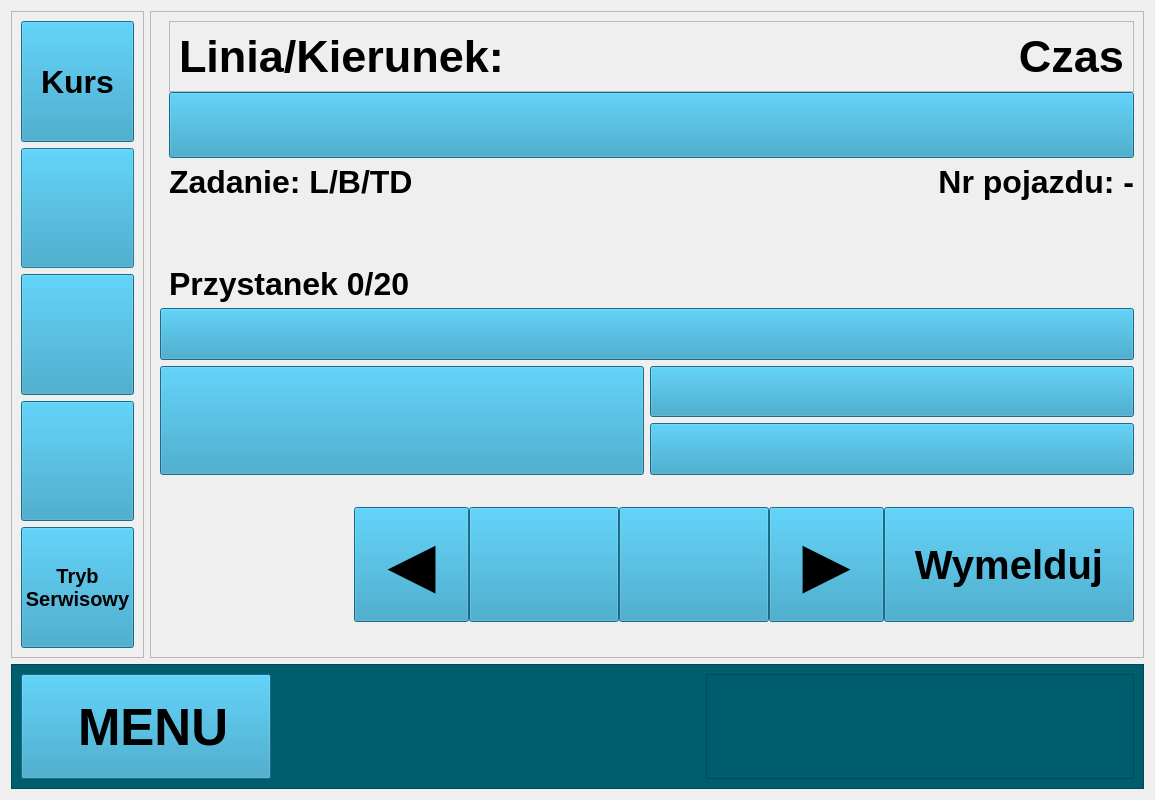
<?xml version="1.0" encoding="UTF-8"?>
<ui version="4.0">
 <class>Form</class>
 <widget class="QWidget" name="Form">
  <property name="geometry">
   <rect>
    <x>0</x>
    <y>0</y>
    <width>1155</width>
    <height>800</height>
   </rect>
  </property>
  <property name="windowTitle">
   <string>Form</string>
  </property>
  <layout class="QFormLayout" name="formLayout">
   <item row="1" column="0" colspan="2">
    <widget class="QFrame" name="frBottomBar">
     <property name="sizePolicy">
      <sizepolicy hsizetype="Expanding" vsizetype="Preferred">
       <horstretch>0</horstretch>
       <verstretch>0</verstretch>
      </sizepolicy>
     </property>
     <property name="minimumSize">
      <size>
       <width>0</width>
       <height>125</height>
      </size>
     </property>
     <property name="baseSize">
      <size>
       <width>0</width>
       <height>0</height>
      </size>
     </property>
     <property name="styleSheet">
      <string notr="true">background-color: rgb(0, 93, 110);</string>
     </property>
     <property name="frameShape">
      <enum>QFrame::Shape::StyledPanel</enum>
     </property>
     <property name="frameShadow">
      <enum>QFrame::Shadow::Raised</enum>
     </property>
     <layout class="QHBoxLayout" name="horizontalLayout">
      <item>
       <widget class="QPushButton" name="btMenu">
        <property name="sizePolicy">
         <sizepolicy hsizetype="Minimum" vsizetype="Preferred">
          <horstretch>0</horstretch>
          <verstretch>0</verstretch>
         </sizepolicy>
        </property>
        <property name="minimumSize">
         <size>
          <width>250</width>
          <height>0</height>
         </size>
        </property>
        <property name="font">
         <font>
          <pointsize>38</pointsize>
          <bold>true</bold>
         </font>
        </property>
        <property name="styleSheet">
         <string notr="true">background-color: rgb(37, 150, 190);</string>
        </property>
        <property name="text">
         <string> MENU</string>
        </property>
        <property name="icon">
         <iconset>
          <normaloff>img/menu.svg</normaloff>img/menu.svg</iconset>
        </property>
        <property name="iconSize">
         <size>
          <width>56</width>
          <height>56</height>
         </size>
        </property>
       </widget>
      </item>
      <item>
       <spacer name="horizontalSpacer">
        <property name="orientation">
         <enum>Qt::Orientation::Horizontal</enum>
        </property>
        <property name="sizeHint" stdset="0">
         <size>
          <width>10</width>
          <height>20</height>
         </size>
        </property>
       </spacer>
      </item>
      <item>
       <widget class="QFrame" name="frStatusIcons">
        <property name="sizePolicy">
         <sizepolicy hsizetype="Expanding" vsizetype="Preferred">
          <horstretch>0</horstretch>
          <verstretch>0</verstretch>
         </sizepolicy>
        </property>
        <property name="minimumSize">
         <size>
          <width>200</width>
          <height>0</height>
         </size>
        </property>
        <property name="frameShape">
         <enum>QFrame::Shape::StyledPanel</enum>
        </property>
        <property name="frameShadow">
         <enum>QFrame::Shadow::Raised</enum>
        </property>
       </widget>
      </item>
     </layout>
    </widget>
   </item>
   <item row="0" column="0">
    <widget class="QFrame" name="frLeftBar">
     <property name="sizePolicy">
      <sizepolicy hsizetype="Preferred" vsizetype="Expanding">
       <horstretch>0</horstretch>
       <verstretch>0</verstretch>
      </sizepolicy>
     </property>
     <property name="minimumSize">
      <size>
       <width>0</width>
       <height>0</height>
      </size>
     </property>
     <property name="frameShape">
      <enum>QFrame::Shape::StyledPanel</enum>
     </property>
     <property name="frameShadow">
      <enum>QFrame::Shadow::Raised</enum>
     </property>
     <layout class="QVBoxLayout" name="verticalLayout">
      <item>
       <widget class="QPushButton" name="btKurs">
        <property name="sizePolicy">
         <sizepolicy hsizetype="Expanding" vsizetype="Expanding">
          <horstretch>0</horstretch>
          <verstretch>0</verstretch>
         </sizepolicy>
        </property>
        <property name="minimumSize">
         <size>
          <width>0</width>
          <height>0</height>
         </size>
        </property>
        <property name="maximumSize">
         <size>
          <width>16777215</width>
          <height>16777215</height>
         </size>
        </property>
        <property name="font">
         <font>
          <pointsize>24</pointsize>
          <bold>true</bold>
         </font>
        </property>
        <property name="styleSheet">
         <string notr="true">background-color: rgb(37, 150, 190);</string>
        </property>
        <property name="text">
         <string>Kurs</string>
        </property>
        <property name="iconSize">
         <size>
          <width>64</width>
          <height>64</height>
         </size>
        </property>
       </widget>
      </item>
      <item>
       <widget class="QPushButton" name="btKas">
        <property name="enabled">
         <bool>false</bool>
        </property>
        <property name="sizePolicy">
         <sizepolicy hsizetype="Expanding" vsizetype="Expanding">
          <horstretch>0</horstretch>
          <verstretch>0</verstretch>
         </sizepolicy>
        </property>
        <property name="minimumSize">
         <size>
          <width>0</width>
          <height>0</height>
         </size>
        </property>
        <property name="maximumSize">
         <size>
          <width>16777215</width>
          <height>16777215</height>
         </size>
        </property>
        <property name="font">
         <font>
          <pointsize>24</pointsize>
          <bold>true</bold>
         </font>
        </property>
        <property name="styleSheet">
         <string notr="true">background-color: rgb(37, 150, 190);</string>
        </property>
        <property name="text">
         <string/>
        </property>
        <property name="icon">
         <iconset>
          <normaloff>img/kas.svg</normaloff>img/kas.svg</iconset>
        </property>
        <property name="iconSize">
         <size>
          <width>64</width>
          <height>64</height>
         </size>
        </property>
       </widget>
      </item>
      <item>
       <widget class="QPushButton" name="btCCTV">
        <property name="sizePolicy">
         <sizepolicy hsizetype="Expanding" vsizetype="Expanding">
          <horstretch>0</horstretch>
          <verstretch>0</verstretch>
         </sizepolicy>
        </property>
        <property name="minimumSize">
         <size>
          <width>0</width>
          <height>0</height>
         </size>
        </property>
        <property name="maximumSize">
         <size>
          <width>16777215</width>
          <height>16777215</height>
         </size>
        </property>
        <property name="font">
         <font>
          <pointsize>24</pointsize>
         </font>
        </property>
        <property name="styleSheet">
         <string notr="true">background-color: rgb(37, 150, 190);</string>
        </property>
        <property name="text">
         <string/>
        </property>
        <property name="icon">
         <iconset>
          <normaloff>img/cctv.svg</normaloff>img/cctv.svg</iconset>
        </property>
        <property name="iconSize">
         <size>
          <width>64</width>
          <height>64</height>
         </size>
        </property>
       </widget>
      </item>
      <item>
       <widget class="QPushButton" name="btVol">
        <property name="sizePolicy">
         <sizepolicy hsizetype="Expanding" vsizetype="Expanding">
          <horstretch>0</horstretch>
          <verstretch>0</verstretch>
         </sizepolicy>
        </property>
        <property name="minimumSize">
         <size>
          <width>0</width>
          <height>0</height>
         </size>
        </property>
        <property name="maximumSize">
         <size>
          <width>16777215</width>
          <height>16777215</height>
         </size>
        </property>
        <property name="font">
         <font>
          <pointsize>24</pointsize>
         </font>
        </property>
        <property name="styleSheet">
         <string notr="true">background-color: rgb(37, 150, 190);</string>
        </property>
        <property name="text">
         <string/>
        </property>
        <property name="icon">
         <iconset>
          <normaloff>img/spk.svg</normaloff>img/spk.svg</iconset>
        </property>
        <property name="iconSize">
         <size>
          <width>64</width>
          <height>64</height>
         </size>
        </property>
       </widget>
      </item>
      <item>
       <widget class="QPushButton" name="btSerwis">
        <property name="sizePolicy">
         <sizepolicy hsizetype="Expanding" vsizetype="Expanding">
          <horstretch>0</horstretch>
          <verstretch>0</verstretch>
         </sizepolicy>
        </property>
        <property name="minimumSize">
         <size>
          <width>0</width>
          <height>0</height>
         </size>
        </property>
        <property name="maximumSize">
         <size>
          <width>16777215</width>
          <height>16777215</height>
         </size>
        </property>
        <property name="font">
         <font>
          <pointsize>15</pointsize>
          <bold>true</bold>
          <underline>false</underline>
         </font>
        </property>
        <property name="autoFillBackground">
         <bool>false</bool>
        </property>
        <property name="styleSheet">
         <string notr="true">background-color: rgb(37, 150, 190);</string>
        </property>
        <property name="text">
         <string>Tryb
Serwisowy</string>
        </property>
        <property name="iconSize">
         <size>
          <width>64</width>
          <height>64</height>
         </size>
        </property>
        <property name="flat">
         <bool>false</bool>
        </property>
       </widget>
      </item>
     </layout>
    </widget>
   </item>
   <item row="0" column="1">
    <widget class="QFrame" name="frMain">
     <property name="sizePolicy">
      <sizepolicy hsizetype="Expanding" vsizetype="Expanding">
       <horstretch>1</horstretch>
       <verstretch>0</verstretch>
      </sizepolicy>
     </property>
     <property name="maximumSize">
      <size>
       <width>16777215</width>
       <height>16777215</height>
      </size>
     </property>
     <property name="font">
      <font>
       <pointsize>34</pointsize>
       <bold>true</bold>
      </font>
     </property>
     <property name="frameShape">
      <enum>QFrame::Shape::StyledPanel</enum>
     </property>
     <property name="frameShadow">
      <enum>QFrame::Shadow::Raised</enum>
     </property>
     <layout class="QVBoxLayout" name="verticalLayout_4">
      <item>
       <widget class="QFrame" name="frTop">
        <property name="frameShape">
         <enum>QFrame::Shape::NoFrame</enum>
        </property>
        <property name="frameShadow">
         <enum>QFrame::Shadow::Raised</enum>
        </property>
        <layout class="QVBoxLayout" name="verticalLayout_3">
         <property name="topMargin">
          <number>0</number>
         </property>
         <property name="rightMargin">
          <number>0</number>
         </property>
         <property name="bottomMargin">
          <number>0</number>
         </property>
         <item>
          <widget class="QFrame" name="frLK">
           <property name="frameShape">
            <enum>QFrame::Shape::NoFrame</enum>
           </property>
           <property name="frameShadow">
            <enum>QFrame::Shadow::Raised</enum>
           </property>
           <layout class="QVBoxLayout" name="verticalLayout_2">
            <property name="spacing">
             <number>0</number>
            </property>
            <property name="leftMargin">
             <number>0</number>
            </property>
            <property name="topMargin">
             <number>0</number>
            </property>
            <property name="rightMargin">
             <number>0</number>
            </property>
            <property name="bottomMargin">
             <number>0</number>
            </property>
            <item>
             <widget class="QFrame" name="frame">
              <property name="frameShape">
               <enum>QFrame::Shape::StyledPanel</enum>
              </property>
              <property name="frameShadow">
               <enum>QFrame::Shadow::Raised</enum>
              </property>
              <layout class="QHBoxLayout" name="horizontalLayout_4">
               <item>
                <widget class="QLabel" name="lbKierunek">
                 <property name="sizePolicy">
                  <sizepolicy hsizetype="Preferred" vsizetype="Preferred">
                   <horstretch>0</horstretch>
                   <verstretch>0</verstretch>
                  </sizepolicy>
                 </property>
                 <property name="font">
                  <font>
                   <pointsize>34</pointsize>
                   <bold>true</bold>
                  </font>
                 </property>
                 <property name="text">
                  <string>Linia/Kierunek:</string>
                 </property>
                </widget>
               </item>
               <item>
                <widget class="QLabel" name="lbTime">
                 <property name="text">
                  <string>Czas</string>
                 </property>
                 <property name="alignment">
                  <set>Qt::AlignmentFlag::AlignRight|Qt::AlignmentFlag::AlignTrailing|Qt::AlignmentFlag::AlignVCenter</set>
                 </property>
                </widget>
               </item>
              </layout>
             </widget>
            </item>
            <item>
             <widget class="QPushButton" name="btLK">
              <property name="sizePolicy">
               <sizepolicy hsizetype="Minimum" vsizetype="Preferred">
                <horstretch>0</horstretch>
                <verstretch>0</verstretch>
               </sizepolicy>
              </property>
              <property name="minimumSize">
               <size>
                <width>250</width>
                <height>0</height>
               </size>
              </property>
              <property name="font">
               <font>
                <pointsize>38</pointsize>
                <bold>true</bold>
               </font>
              </property>
              <property name="styleSheet">
               <string notr="true">background-color: rgb(37, 150, 190);</string>
              </property>
              <property name="text">
               <string/>
              </property>
              <property name="iconSize">
               <size>
                <width>56</width>
                <height>56</height>
               </size>
              </property>
              <property name="autoExclusive">
               <bool>false</bool>
              </property>
             </widget>
            </item>
           </layout>
          </widget>
         </item>
         <item>
          <widget class="QFrame" name="frZadNrPoj">
           <property name="frameShape">
            <enum>QFrame::Shape::NoFrame</enum>
           </property>
           <property name="frameShadow">
            <enum>QFrame::Shadow::Raised</enum>
           </property>
           <layout class="QHBoxLayout" name="horizontalLayout_2">
            <property name="leftMargin">
             <number>0</number>
            </property>
            <property name="topMargin">
             <number>0</number>
            </property>
            <property name="rightMargin">
             <number>0</number>
            </property>
            <property name="bottomMargin">
             <number>0</number>
            </property>
            <item>
             <widget class="QLabel" name="lbZadanie">
              <property name="sizePolicy">
               <sizepolicy hsizetype="Preferred" vsizetype="Preferred">
                <horstretch>0</horstretch>
                <verstretch>0</verstretch>
               </sizepolicy>
              </property>
              <property name="font">
               <font>
                <pointsize>24</pointsize>
                <bold>true</bold>
               </font>
              </property>
              <property name="text">
               <string>Zadanie: L/B/TD</string>
              </property>
             </widget>
            </item>
            <item>
             <widget class="QLabel" name="lbKierunek_3">
              <property name="sizePolicy">
               <sizepolicy hsizetype="Preferred" vsizetype="Preferred">
                <horstretch>0</horstretch>
                <verstretch>0</verstretch>
               </sizepolicy>
              </property>
              <property name="font">
               <font>
                <pointsize>24</pointsize>
                <bold>true</bold>
               </font>
              </property>
              <property name="text">
               <string>Nr pojazdu: -</string>
              </property>
              <property name="alignment">
               <set>Qt::AlignmentFlag::AlignRight|Qt::AlignmentFlag::AlignTrailing|Qt::AlignmentFlag::AlignVCenter</set>
              </property>
             </widget>
            </item>
           </layout>
          </widget>
         </item>
         <item>
          <spacer name="verticalSpacer">
           <property name="orientation">
            <enum>Qt::Orientation::Vertical</enum>
           </property>
           <property name="sizeType">
            <enum>QSizePolicy::Policy::Fixed</enum>
           </property>
           <property name="sizeHint" stdset="0">
            <size>
             <width>20</width>
             <height>60</height>
            </size>
           </property>
          </spacer>
         </item>
         <item>
          <widget class="QLabel" name="lbIloscPrzystankow">
           <property name="sizePolicy">
            <sizepolicy hsizetype="Preferred" vsizetype="Preferred">
             <horstretch>0</horstretch>
             <verstretch>0</verstretch>
            </sizepolicy>
           </property>
           <property name="font">
            <font>
             <pointsize>24</pointsize>
             <bold>true</bold>
            </font>
           </property>
           <property name="text">
            <string>Przystanek 0/20</string>
           </property>
          </widget>
         </item>
        </layout>
       </widget>
      </item>
      <item>
       <widget class="QFrame" name="frPrzystanki">
        <property name="frameShape">
         <enum>QFrame::Shape::NoFrame</enum>
        </property>
        <property name="frameShadow">
         <enum>QFrame::Shadow::Raised</enum>
        </property>
        <layout class="QGridLayout" name="gridLayout">
         <property name="leftMargin">
          <number>0</number>
         </property>
         <property name="topMargin">
          <number>0</number>
         </property>
         <property name="rightMargin">
          <number>0</number>
         </property>
         <property name="bottomMargin">
          <number>0</number>
         </property>
         <item row="1" column="1">
          <widget class="QPushButton" name="btPrzystanek1">
           <property name="sizePolicy">
            <sizepolicy hsizetype="Minimum" vsizetype="Preferred">
             <horstretch>0</horstretch>
             <verstretch>0</verstretch>
            </sizepolicy>
           </property>
           <property name="minimumSize">
            <size>
             <width>250</width>
             <height>0</height>
            </size>
           </property>
           <property name="font">
            <font>
             <pointsize>22</pointsize>
             <bold>true</bold>
            </font>
           </property>
           <property name="styleSheet">
            <string notr="true">background-color: rgb(37, 150, 190);</string>
           </property>
           <property name="text">
            <string/>
           </property>
           <property name="iconSize">
            <size>
             <width>56</width>
             <height>56</height>
            </size>
           </property>
           <property name="autoExclusive">
            <bool>false</bool>
           </property>
          </widget>
         </item>
         <item row="2" column="1">
          <widget class="QPushButton" name="btPrzystanek2">
           <property name="sizePolicy">
            <sizepolicy hsizetype="Minimum" vsizetype="Preferred">
             <horstretch>0</horstretch>
             <verstretch>0</verstretch>
            </sizepolicy>
           </property>
           <property name="minimumSize">
            <size>
             <width>250</width>
             <height>0</height>
            </size>
           </property>
           <property name="font">
            <font>
             <pointsize>22</pointsize>
             <bold>true</bold>
            </font>
           </property>
           <property name="styleSheet">
            <string notr="true">background-color: rgb(37, 150, 190);</string>
           </property>
           <property name="text">
            <string/>
           </property>
           <property name="iconSize">
            <size>
             <width>56</width>
             <height>56</height>
            </size>
           </property>
           <property name="autoExclusive">
            <bool>false</bool>
           </property>
          </widget>
         </item>
         <item row="1" column="0" rowspan="2">
          <widget class="QPushButton" name="btOdchylka">
           <property name="sizePolicy">
            <sizepolicy hsizetype="Minimum" vsizetype="Preferred">
             <horstretch>0</horstretch>
             <verstretch>0</verstretch>
            </sizepolicy>
           </property>
           <property name="minimumSize">
            <size>
             <width>250</width>
             <height>0</height>
            </size>
           </property>
           <property name="font">
            <font>
             <pointsize>50</pointsize>
             <bold>true</bold>
            </font>
           </property>
           <property name="styleSheet">
            <string notr="true">background-color: rgb(37, 150, 190);</string>
           </property>
           <property name="text">
            <string/>
           </property>
           <property name="iconSize">
            <size>
             <width>56</width>
             <height>56</height>
            </size>
           </property>
           <property name="autoExclusive">
            <bool>false</bool>
           </property>
          </widget>
         </item>
         <item row="0" column="0" colspan="2">
          <widget class="QPushButton" name="btPrzystanek">
           <property name="sizePolicy">
            <sizepolicy hsizetype="Minimum" vsizetype="Preferred">
             <horstretch>0</horstretch>
             <verstretch>0</verstretch>
            </sizepolicy>
           </property>
           <property name="minimumSize">
            <size>
             <width>250</width>
             <height>0</height>
            </size>
           </property>
           <property name="font">
            <font>
             <pointsize>27</pointsize>
             <bold>true</bold>
            </font>
           </property>
           <property name="styleSheet">
            <string notr="true">background-color: rgb(37, 150, 190);</string>
           </property>
           <property name="text">
            <string/>
           </property>
           <property name="iconSize">
            <size>
             <width>56</width>
             <height>56</height>
            </size>
           </property>
           <property name="autoExclusive">
            <bool>false</bool>
           </property>
          </widget>
         </item>
        </layout>
       </widget>
      </item>
      <item>
       <widget class="QFrame" name="frBottomBar_2">
        <property name="frameShape">
         <enum>QFrame::Shape::NoFrame</enum>
        </property>
        <property name="frameShadow">
         <enum>QFrame::Shadow::Raised</enum>
        </property>
        <layout class="QHBoxLayout" name="horizontalLayout_3">
         <property name="spacing">
          <number>0</number>
         </property>
         <property name="leftMargin">
          <number>0</number>
         </property>
         <property name="topMargin">
          <number>0</number>
         </property>
         <property name="rightMargin">
          <number>0</number>
         </property>
         <property name="bottomMargin">
          <number>0</number>
         </property>
         <item>
          <spacer name="horizontalSpacer_2">
           <property name="orientation">
            <enum>Qt::Orientation::Horizontal</enum>
           </property>
           <property name="sizeHint" stdset="0">
            <size>
             <width>40</width>
             <height>20</height>
            </size>
           </property>
          </spacer>
         </item>
         <item>
          <widget class="QPushButton" name="btLeft">
           <property name="sizePolicy">
            <sizepolicy hsizetype="Fixed" vsizetype="Fixed">
             <horstretch>0</horstretch>
             <verstretch>0</verstretch>
            </sizepolicy>
           </property>
           <property name="minimumSize">
            <size>
             <width>115</width>
             <height>115</height>
            </size>
           </property>
           <property name="maximumSize">
            <size>
             <width>16777215</width>
             <height>16777215</height>
            </size>
           </property>
           <property name="font">
            <font>
             <pointsize>60</pointsize>
             <bold>true</bold>
            </font>
           </property>
           <property name="styleSheet">
            <string notr="true">background-color: rgb(37, 150, 190);</string>
           </property>
           <property name="text">
            <string>◄</string>
           </property>
           <property name="iconSize">
            <size>
             <width>64</width>
             <height>64</height>
            </size>
           </property>
          </widget>
         </item>
         <item>
          <widget class="QPushButton" name="btCancel">
           <property name="sizePolicy">
            <sizepolicy hsizetype="Fixed" vsizetype="Fixed">
             <horstretch>0</horstretch>
             <verstretch>0</verstretch>
            </sizepolicy>
           </property>
           <property name="minimumSize">
            <size>
             <width>150</width>
             <height>115</height>
            </size>
           </property>
           <property name="maximumSize">
            <size>
             <width>16777215</width>
             <height>16777215</height>
            </size>
           </property>
           <property name="font">
            <font>
             <pointsize>24</pointsize>
             <bold>true</bold>
            </font>
           </property>
           <property name="styleSheet">
            <string notr="true">background-color: rgb(37, 150, 190);</string>
           </property>
           <property name="text">
            <string/>
           </property>
           <property name="icon">
            <iconset>
             <normaloff>img/close.svg</normaloff>img/close.svg</iconset>
           </property>
           <property name="iconSize">
            <size>
             <width>64</width>
             <height>64</height>
            </size>
           </property>
          </widget>
         </item>
         <item>
          <widget class="QPushButton" name="btAccept">
           <property name="sizePolicy">
            <sizepolicy hsizetype="Fixed" vsizetype="Fixed">
             <horstretch>0</horstretch>
             <verstretch>0</verstretch>
            </sizepolicy>
           </property>
           <property name="minimumSize">
            <size>
             <width>150</width>
             <height>115</height>
            </size>
           </property>
           <property name="maximumSize">
            <size>
             <width>16777215</width>
             <height>16777215</height>
            </size>
           </property>
           <property name="font">
            <font>
             <pointsize>24</pointsize>
             <bold>true</bold>
            </font>
           </property>
           <property name="styleSheet">
            <string notr="true">background-color: rgb(37, 150, 190);</string>
           </property>
           <property name="text">
            <string/>
           </property>
           <property name="icon">
            <iconset>
             <normaloff>img/yes.svg</normaloff>img/yes.svg</iconset>
           </property>
           <property name="iconSize">
            <size>
             <width>64</width>
             <height>64</height>
            </size>
           </property>
          </widget>
         </item>
         <item>
          <widget class="QPushButton" name="btRight">
           <property name="sizePolicy">
            <sizepolicy hsizetype="Fixed" vsizetype="Fixed">
             <horstretch>0</horstretch>
             <verstretch>0</verstretch>
            </sizepolicy>
           </property>
           <property name="minimumSize">
            <size>
             <width>115</width>
             <height>115</height>
            </size>
           </property>
           <property name="maximumSize">
            <size>
             <width>16777215</width>
             <height>16777215</height>
            </size>
           </property>
           <property name="font">
            <font>
             <pointsize>60</pointsize>
             <bold>true</bold>
            </font>
           </property>
           <property name="styleSheet">
            <string notr="true">background-color: rgb(37, 150, 190);</string>
           </property>
           <property name="text">
            <string>►</string>
           </property>
           <property name="iconSize">
            <size>
             <width>64</width>
             <height>64</height>
            </size>
           </property>
          </widget>
         </item>
         <item>
          <widget class="QPushButton" name="btWymelduj">
           <property name="sizePolicy">
            <sizepolicy hsizetype="Fixed" vsizetype="Fixed">
             <horstretch>0</horstretch>
             <verstretch>0</verstretch>
            </sizepolicy>
           </property>
           <property name="minimumSize">
            <size>
             <width>250</width>
             <height>115</height>
            </size>
           </property>
           <property name="font">
            <font>
             <pointsize>30</pointsize>
             <bold>true</bold>
            </font>
           </property>
           <property name="styleSheet">
            <string notr="true">background-color: rgb(37, 150, 190);</string>
           </property>
           <property name="text">
            <string>Wymelduj</string>
           </property>
           <property name="iconSize">
            <size>
             <width>56</width>
             <height>56</height>
            </size>
           </property>
          </widget>
         </item>
        </layout>
       </widget>
      </item>
     </layout>
    </widget>
   </item>
  </layout>
 </widget>
 <resources/>
 <connections/>
</ui>
